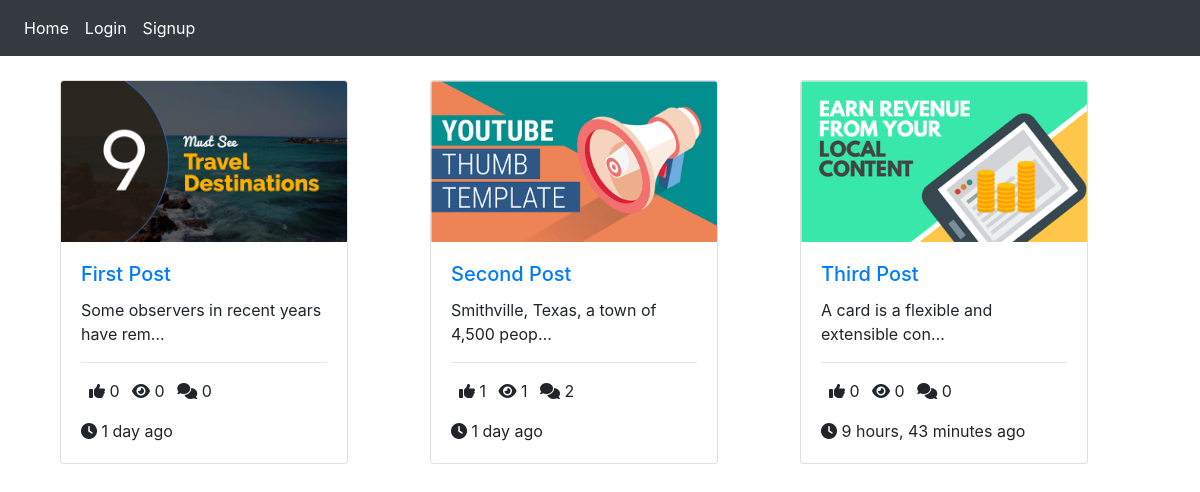
The page / on the database its author committed.
### posts/models.py (models this page shows, shortened)
class Post(models.Model):
    title=models.CharField(max_length=100)
    content=models.TextField()
    thumbnail=models.ImageField()
    publish_date= models.DateTimeField(auto_now_add=True)
    last_updated=models.DateTimeField(auto_now=True)
    author=models.ForeignKey(User, on_delete=models.CASCADE)
    slug =models.SlugField()
    def get_absolute_url(self):
        return reverse("detail",kwargs={
            "slug":self.slug
        })
    @property
    def get_comment_count(self):
        return self.comment_set.all().count()
    @property
    def get_view_count(self):
        return self.postview_set.all().count()
    @property
    def get_like_count(self):
        return self.like_set.all().count()

### posts/views.py (the view)
# urls.py: path('',PostListView.as_view(),name='list'),
class PostListView(ListView):
    model = Post

### templates/posts/post_list.html (shortened to what this page needs)
{% extends "base.html" %}
{% block content %}
  <div class="container">
    <div class="row">
      {% for object in object_list  %}
        <div class="col-4">
          <a href="{{object.get_absolute_url}}">
            <div class="card" style="width: 18rem;">
              <img src="{{object.thumbnail.url}}" class="card-img-top" alt="...">
                <div class="card-body">
                  <h5 class="card-title">{{object.title}}</h5>
                </a>
                  <p class="card-text">{{object.content|truncatechars:40}}</p>
                  <hr/>
                  <p class="card-text">
                    <span><i class="fas fa-thumbs-up ml-2"></i> {{object.get_like_count}}</span>
                    <span><i class="fas fa-eye ml-2"></i> {{object.get_view_count}}</span>
                    <span><i class="fas fa-comments ml-2"></i> {{object.get_comment_count}}</span>
                  </p>
                  <p class="card-text" >
                  <i class="fas fa-clock"></i> {{object.publish_date|timesince}} ago
                  </p>
                </div>
            </div>
        </div>
      {% endfor %}
{% endblock %}

### templates/base.html (shortened to what this page needs)
<!doctype html>
<html lang="en">
  <head>
      <link rel="stylesheet" href="https://stackpath.bootstrapcdn.com/bootstrap/4.5.0/css/bootstrap.min.css">
  </head>
  <body>
        <nav class="navbar navbar-expand-md navbar-dark bg-dark mb-4">
      <div class="collapse navbar-collapse" id="navbarCollapse">
        <ul class="navbar-nav mr-auto">
          <li class="nav-item active">
            <a class="nav-link" href="{% url 'list' %}">Home <span class="sr-only">(current)</span></a>
          </li>
          {% if request.user.is_authenticated %}
          <li class="nav-item active">
            <a class="nav-link" href="{% url 'account_logout' %}">Logout</a>
          </li>
          {% else %}
          <li class="nav-item active">
            <a class="nav-link" href="{% url 'account_login' %}">Login</a>
          </li>
          <li class="nav-item active">
            <a class="nav-link" href="{% url 'account_signup' %}">Signup</a>
          </li>
          {% endif %}
        </ul>
      </div>
</nav>
<div class="container">
  {% block content %}
  {% endblock content %}
</body>
</html>

### rows shown on the page
Post: thumbnail (picture), title "First Post", content "Some observers in recent years have rem…", get_like_count "0", get_view_count "0", get_comment_count "0", publish_date "1 day"
Post: thumbnail (picture), title "Second Post", content "Smithville, Texas, a town of 4,500 peop…", get_like_count "1", get_view_count "1", get_comment_count "2", publish_date "1 day"
Post: thumbnail (picture), title "Third Post", content "A card is a flexible and extensible con…", get_like_count "0", get_view_count "0", get_comment_count "0", publish_date "9 hours, 43 minutes"
